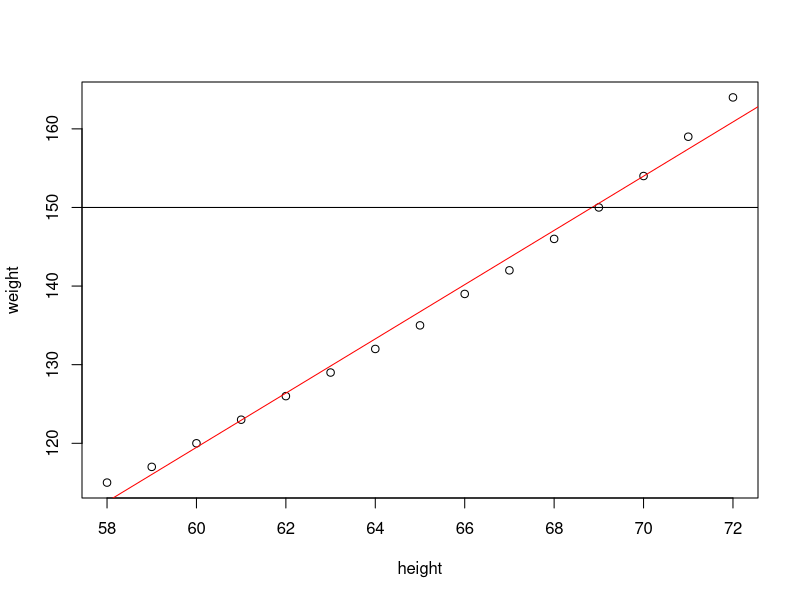

Source code (R):
#Linear Regression

#myfit = lm(formula,data)
data(women) # load women data set
women  #weight depends on height
# height (in)
# weight (lbs)
attach(women)
cov(height,weight)  # that means height increase as a result weight increase
cor(height,weight)  # means how strongly height is related to weight
(weight.lm = lm(weight ~ height, data = women))

summary(weight.lm)
plot(height,weight)
abline(weight.lm,col = 'red')
abline(h=150)
fitted((weight.lm))
